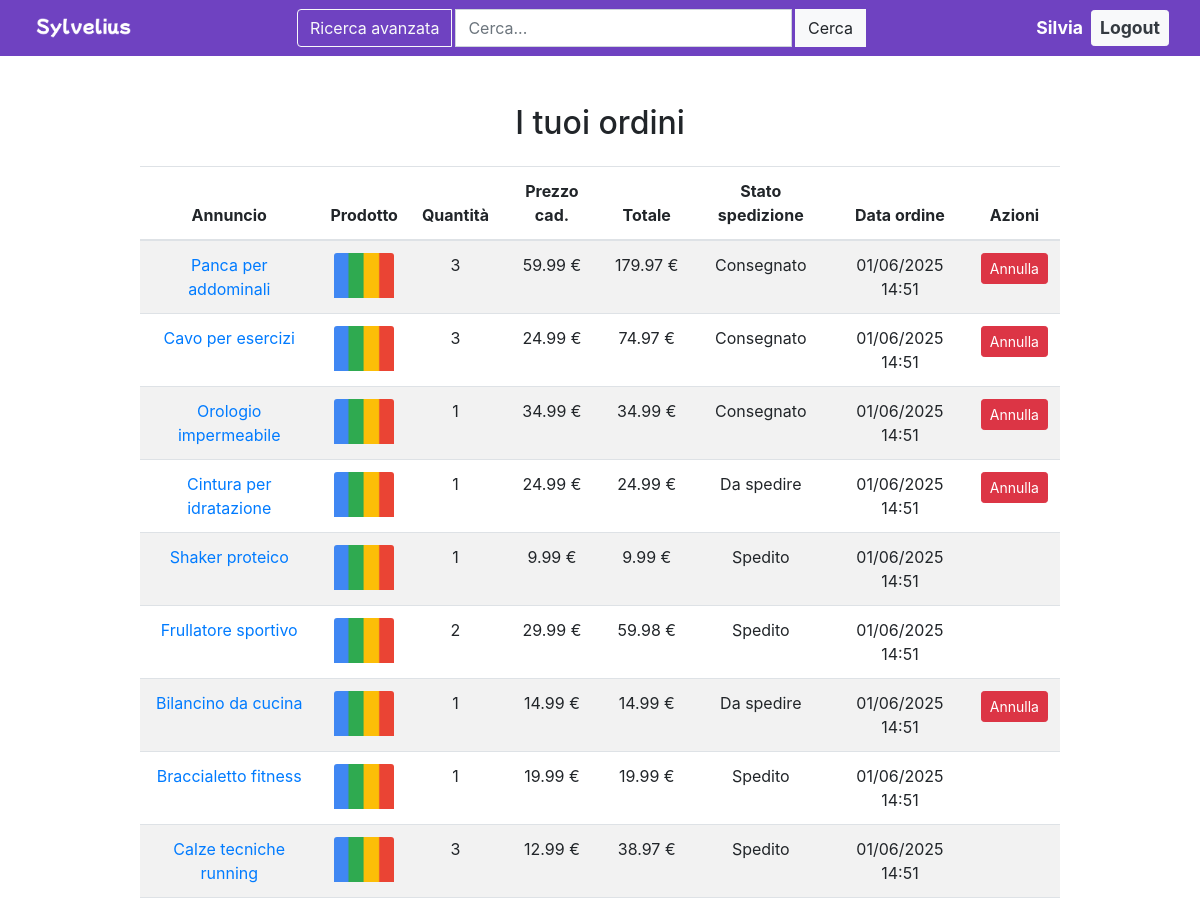
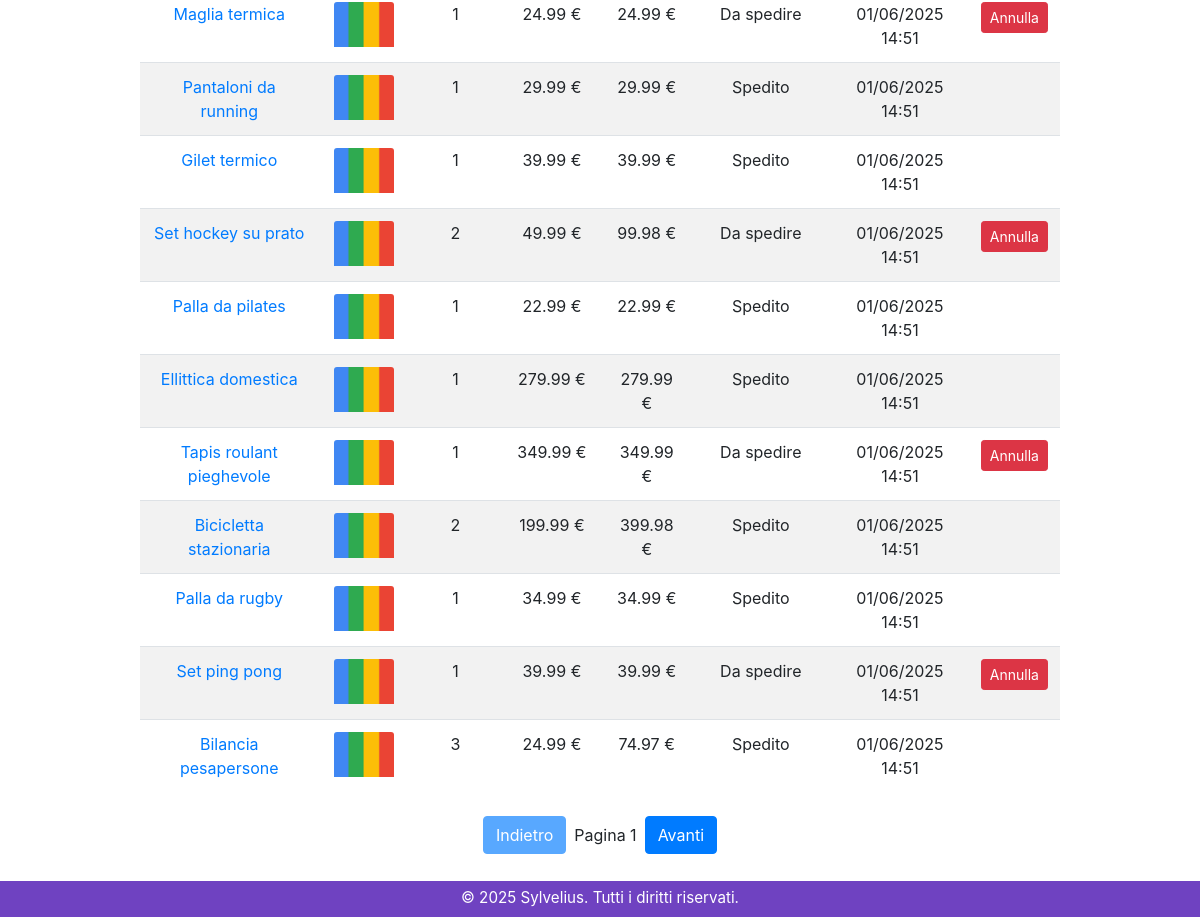
The page /account/profilo/ordini/ (signed in) on the database its author committed (2 pictures, top to bottom).
### sylvelius/models.py (models this page shows, shortened)
class Ordine(models.Model):
    invoice_id = models.CharField(max_length=255, unique=True, blank=True, null=True)
    utente = models.ForeignKey('auth.User', on_delete=models.CASCADE, related_name='ordini')
    prodotto = models.ForeignKey(Prodotto, on_delete=models.CASCADE, related_name='ordini')
    quantita = models.PositiveIntegerField(default=1, validators=[MinValueValidator(1)])
    data_ordine = models.DateTimeField(auto_now_add=True)
    luogo_consegna = models.JSONField(null=True)
    stato_consegna = models.CharField(max_length=20, choices=[
        ('da spedire', 'Da spedire'),
        ('spedito', 'Spedito'),
        ('in transito', 'In transito'),
        ('consegnato', 'Consegnato'),
        ('annullato', 'Annullato')
    ], default='da spedire')
    @property
    def totale(self):
        return self.prodotto.prezzo * self.quantita

class Prodotto(models.Model):
    nome = models.CharField(max_length=100)
    descrizione_breve = models.CharField(max_length=255)
    descrizione = models.TextField(max_length=3000, blank=True, null=True)
    prezzo = models.DecimalField(max_digits=10, decimal_places=2)
    condizione = models.CharField(max_length=20, choices=[('nuovo', 'Nuovo'), ('usato', 'Usato')], default='nuovo')
    tags = models.ManyToManyField(Tag, related_name='prodotti', blank=True)

### sylvelius/views.py (the view)
# urls.py: path("account/profilo/ordini/", views.ProfiloOrdiniPageView.as_view(), name="profile_ordini"),
class ProfiloOrdiniPageView(CustomLoginRequiredMixin, TemplateView):
    template_name = "sylvelius/profile/profile_ordini.html"
    login_url = reverse_lazy('sylvelius:login')
    def get_context_data(self, **kwargs):
        context = super().get_context_data(**kwargs)
        utente = self.request.user
        context['user'] = utente
        ordini_list = Ordine.objects.filter(utente=utente).order_by('-data_ordine')
        paginator = Paginator(ordini_list, 20)  # 20 ordini per pagina
        page_number = self.request.GET.get('page')
        page_obj = paginator.get_page(page_number)
        context['ordini'] = page_obj.object_list
        context['page'] = page_obj.number
        context['has_next'] = page_obj.has_next()
        context['has_previous'] = page_obj.has_previous()
        context['request'] = self.request
        return context

### sylvelius/templates/sylvelius/profile/profile_ordini.html (shortened to what this page needs)
{% extends "sylvelius/home.html" %}
{% load static %}
{% block middle %}
<div class="container mt-5 mb-5">
    <div class="row justify-content-center">
        <div class="col-md-10">
            <h2 class="mb-4">I tuoi ordini</h2>
            {% if ordini %}
                <table class="table table-striped">
                    <thead>
                        <tr>
                            <th>Annuncio</th>
                            <th>Prodotto</th>
                            <th>Quantità</th>
                            <th>Prezzo cad.</th>
                            <th>Totale</th>
                            <th>Stato spedizione</th>
                            <th>Data ordine</th>
                            <th>Azioni</th>
                        </tr>
                    </thead>
                    <tbody>
                        {% for ordine in ordini %}
                        <tr>
                            <td>
                                {% if ordine.prodotto.annunci.is_published %}
                                    <a href="{% url 'sylvelius:dettagli_annuncio' ordine.prodotto.annunci.id %}">
                                        {{ ordine.prodotto.nome|truncatechars:50 }}
                                    </a>
                                {% else %}
                                    {{ ordine.prodotto.nome|truncatechars:50 }}
                                {% endif %}
                            </td>
                            <td>
                                <img
                                data-prodotto-id="{{ ordine.prodotto.id }}"
                                class="card-img-top immagine-asincrona"
                                alt="{{ ordine.prodotto.nome }}"
                                style="max-width: 60px; max-height: 60px;"
                                src="{% static 'img/default_loading.png' %}"
                            >
                            </td>
                            <td>{{ ordine.quantita }}</td>
                            <td>{{ ordine.prodotto.prezzo }} €</td>
                            <td>{{ ordine.totale }} €</td>
                            <td>{{ ordine.stato_consegna|capfirst }}</td>
                            <td>{{ ordine.data_ordine|date:"d/m/Y H:i" }}</td>
                            <td>
                                {% if ordine.stato_consegna != "spedito" %}
                                    <a  class="btn btn-danger btn-sm">Annulla</a>
                                {% endif %}
                            </td>
                        </tr>
                        {% endfor %}
                    </tbody>
                </table>
                {% include "_btn_paginazione.html" %}
            {% else %}
                <div class="alert alert-info">Non hai ancora effettuato ordini.</div>
            {% endif %}
        </div>
    </div>
</div>
{% endblock %}

### templates/_btn_toprightbuttons.html (shortened to what this page needs)
<div class="ml-auto d-flex align-items-center">
    {% if user.is_authenticated %}
        <a href="{% url 'sylvelius:profile' %}" class="text-white mr-2 ml-2" id="profileBtn" style="background: none; border: none; font-size: 1.1rem; font-weight: bold; cursor: pointer; text-decoration: none;">{{ user.username }}</a>
        {% include "_btn_logout.html"%}
    {% endif %}
</div>

### rows shown on the page
Ordine: prodotto.nome "Panca per addominali", quantita "3", prodotto.prezzo "59.99", totale "179.97", stato_consegna "Consegnato", data_ordine "01/06/2025 14:51", shows "Annulla"
Ordine: prodotto.nome "Cavo per esercizi", quantita "3", prodotto.prezzo "24.99", totale "74.97", stato_consegna "Consegnato", data_ordine "01/06/2025 14:51", shows "Annulla"
Ordine: prodotto.nome "Orologio impermeabile", quantita "1", prodotto.prezzo "34.99", totale "34.99", stato_consegna "Consegnato", data_ordine "01/06/2025 14:51", shows "Annulla"
Ordine: prodotto.nome "Cintura per idratazione", quantita "1", prodotto.prezzo "24.99", totale "24.99", stato_consegna "Da spedire", data_ordine "01/06/2025 14:51", shows "Annulla"
Ordine: prodotto.nome "Shaker proteico", quantita "1", prodotto.prezzo "9.99", totale "9.99", stato_consegna "Spedito", data_ordine "01/06/2025 14:51"
Ordine: prodotto.nome "Frullatore sportivo", quantita "2", prodotto.prezzo "29.99", totale "59.98", stato_consegna "Spedito", data_ordine "01/06/2025 14:51"
Ordine: prodotto.nome "Bilancino da cucina", quantita "1", prodotto.prezzo "14.99", totale "14.99", stato_consegna "Da spedire", data_ordine "01/06/2025 14:51", shows "Annulla"
Ordine: prodotto.nome "Braccialetto fitness", quantita "1", prodotto.prezzo "19.99", totale "19.99", stato_consegna "Spedito", data_ordine "01/06/2025 14:51"
Ordine: prodotto.nome "Calze tecniche running", quantita "3", prodotto.prezzo "12.99", totale "38.97", stato_consegna "Spedito", data_ordine "01/06/2025 14:51"
Ordine: prodotto.nome "Maglia termica", quantita "1", prodotto.prezzo "24.99", totale "24.99", stato_consegna "Da spedire", data_ordine "01/06/2025 14:51", shows "Annulla"
Ordine: prodotto.nome "Pantaloni da running", quantita "1", prodotto.prezzo "29.99", totale "29.99", stato_consegna "Spedito", data_ordine "01/06/2025 14:51"
Ordine: prodotto.nome "Gilet termico", quantita "1", prodotto.prezzo "39.99", totale "39.99", stato_consegna "Spedito", data_ordine "01/06/2025 14:51"
Ordine: prodotto.nome "Set hockey su prato", quantita "2", prodotto.prezzo "49.99", totale "99.98", stato_consegna "Da spedire", data_ordine "01/06/2025 14:51", shows "Annulla"
Ordine: prodotto.nome "Palla da pilates", quantita "1", prodotto.prezzo "22.99", totale "22.99", stato_consegna "Spedito", data_ordine "01/06/2025 14:51"
Ordine: prodotto.nome "Ellittica domestica", quantita "1", prodotto.prezzo "279.99", totale "279.99", stato_consegna "Spedito", data_ordine "01/06/2025 14:51"
Ordine: prodotto.nome "Tapis roulant pieghevole", quantita "1", prodotto.prezzo "349.99", totale "349.99", stato_consegna "Da spedire", data_ordine "01/06/2025 14:51", shows "Annulla"
Ordine: prodotto.nome "Bicicletta stazionaria", quantita "2", prodotto.prezzo "199.99", totale "399.98", stato_consegna "Spedito", data_ordine "01/06/2025 14:51"
Ordine: prodotto.nome "Palla da rugby", quantita "1", prodotto.prezzo "34.99", totale "34.99", stato_consegna "Spedito", data_ordine "01/06/2025 14:51"
Ordine: prodotto.nome "Set ping pong", quantita "1", prodotto.prezzo "39.99", totale "39.99", stato_consegna "Da spedire", data_ordine "01/06/2025 14:51", shows "Annulla"
Ordine: prodotto.nome "Bilancia pesapersone", quantita "3", prodotto.prezzo "24.99", totale "74.97", stato_consegna "Spedito", data_ordine "01/06/2025 14:51"

### other values the page prints
{{ user.username }} "Silvia"
{{ page }} "1"
